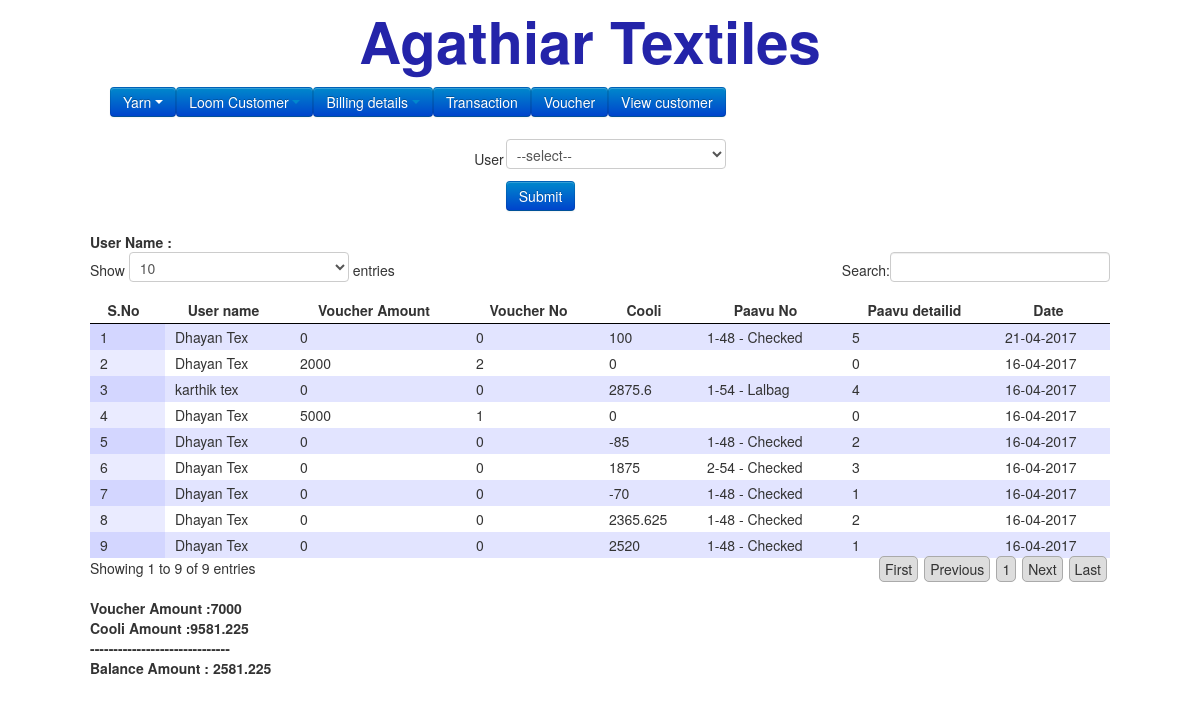
/transaction.php, run on the app's committed database.
### tables this page shows
CREATE TABLE `transactions` (
  `id` int(11) NOT NULL,
  `userid` int(11) NOT NULL,
  `paavudetailid` int(11) NOT NULL,
  `amount` double NOT NULL,
  `paavu_amount` double NOT NULL,
  `type` varchar(50) NOT NULL,
  `voucherid` int(50) NOT NULL,
  `date` varchar(50) NOT NULL
);

CREATE TABLE `users` (
  `id` int(50) NOT NULL,
  `name` varchar(50) NOT NULL,
  `emailid` varchar(50) NOT NULL,
  `mobileno` varchar(50) NOT NULL,
  `address` varchar(150) NOT NULL,
  `date` varchar(50) NOT NULL
);

CREATE TABLE `paavus` (
  `id` int(50) NOT NULL,
  `paavuno` int(20) NOT NULL,
  `name` varchar(50) NOT NULL,
  `userid` int(50) NOT NULL,
  `price` double NOT NULL,
  `date` timestamp NOT NULL DEFAULT CURRENT_TIMESTAMP,
  `color` varchar(50) NOT NULL,
  `status` int(10) NOT NULL,
  `statusupdate` varchar(50) NOT NULL,
  `carry_paavuid` int(20) NOT NULL,
  `closeamount` double NOT NULL
);

CREATE TABLE `designs` (
  `id` int(11) NOT NULL,
  `name` varchar(50) NOT NULL,
  `date` varchar(100) NOT NULL
);

### transaction.php (the view, shortened to what this page needs)
<?php
include('template/header.php');
$printno = getSqlData("select max(voucherid) as vocuherid from transactions;");
$prtno = $printno[0]["vocuherid"]+1;
if($_POST && isset($_POST['amount'])){
	$data["userid"] = $_POST['userid'];
	$data["amount"] = $_POST['amount'];
	$data["voucherid"] = $prtno;
	$data["date"] = time();
	insertData("transactions", $data);
	$userid = $_POST['userid'];
	echo "Amount added successfully";
}else if($_POST && $_POST['userid']){
	$userid = $_POST['userid'];
} else {
	$userid = '';
}
?>
<html>
<body>
<center>
<form  action="transaction.php" method="post" >
<table>
<tr><td>User</td><td><select name="userid">
<option value="">--select--</option>
</select></td></tr>
<tr><td></td><td>
<input type="submit" id="submit" value="Submit" class="btn btn-primary"></td></tr>
</table>
</form>
</center>
<div>
<strong>User Name : <?php echo getDataByName('users', $userid, 'name'); ?></strong>
</div>
<table id="example" border="0">
<thead>
<tr>
<th>S.No</th>
<th>User name</th>
<th>Voucher Amount</th>
<th>Voucher No</th>
<th>Cooli</th>
<th>Paavu No</th>
<th>Paavu detailid</th>
<th>Date </th>
</tr>
</thead>
<tbody>
<?php
$select=mysql_query("SELECT * FROM `transactions` order by id desc");
$sno = 1;
$total = 0;
$paavuamnount = 0;
while($fetch = mysql_fetch_assoc($select)) {
if($fetch["paavuid"] == 0){
	$paavuid = getSingleData("returnpavudetails", $fetch["paavudetailid"]);
	$paavuid = empty($paavuid)?0:$paavuid[0]['paavuid'];
} else {
	$paavuid = $fetch["paavuid"];
}
$paavus = getSingleData('paavus',$paavuid);
if(!empty($paavus)){
	$paavuno = $paavus[0]['paavuno'].'-'.getDataByName('designs', $paavus[0]['name'], 'name');
}else{
	$paavuno = '';
}
echo "<tr><td>{$sno}</td><td>".getDataByName('users', $fetch["userid"], 'name')."</td><td>".$fetch["amount"]."</td><td>".$fetch["voucherid"]."</td><td>".$fetch["paavu_amount"]."</td><td>".$paavuno."</td><td>".$fetch["paavudetailid"]."</td><td>".date('d-m-Y',$fetch["date"])."</td></tr>";
$total += $fetch["amount"];
$paavuamnount += $fetch["paavu_amount"];
$sno++;
}
?>
</tbody>
</table>
<br/>
<br/>
<strong>
Voucher Amount :<?php echo $total; ?><br/>
Cooli Amount :<?php echo $paavuamnount; ?><br/>
------------------------------<br/>
Balance Amount : <?php echo  (float)$paavuamnount - (float)$total; ?>
</strong>
</body>
</html>

### data on the page
transactions: userid.name "Dhayan Tex", amount "0", voucherid "0", paavu_amount "100", paavus.paavuno+name "1-48 - Checked", paavudetailid "5", date "21-04-2017"
transactions: userid.name "Dhayan Tex", amount "2000", voucherid "2", paavu_amount "0", paavudetailid "0", date "16-04-2017"
transactions: userid.name "karthik tex", amount "0", voucherid "0", paavu_amount "2875.6", paavus.paavuno+name "1-54 - Lalbag", paavudetailid "4", date "16-04-2017"
transactions: userid.name "Dhayan Tex", amount "5000", voucherid "1", paavu_amount "0", paavudetailid "0", date "16-04-2017"
transactions: userid.name "Dhayan Tex", amount "0", voucherid "0", paavu_amount "-85", paavus.paavuno+name "1-48 - Checked", paavudetailid "2", date "16-04-2017"
transactions: userid.name "Dhayan Tex", amount "0", voucherid "0", paavu_amount "1875", paavus.paavuno+name "2-54 - Checked", paavudetailid "3", date "16-04-2017"
transactions: userid.name "Dhayan Tex", amount "0", voucherid "0", paavu_amount "-70", paavus.paavuno+name "1-48 - Checked", paavudetailid "1", date "16-04-2017"
transactions: userid.name "Dhayan Tex", amount "0", voucherid "0", paavu_amount "2365.625", paavus.paavuno+name "1-48 - Checked", paavudetailid "2", date "16-04-2017"
transactions: userid.name "Dhayan Tex", amount "0", voucherid "0", paavu_amount "2520", paavus.paavuno+name "1-48 - Checked", paavudetailid "1", date "16-04-2017"

### other printed values
$total "7000"
$paavuamnount "9581.225"
